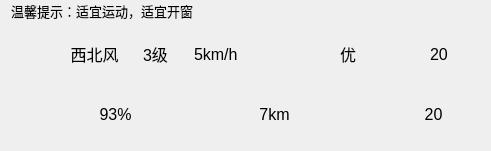
     <widget class="QWidget" name="widget04Tip" native="true">
      <widget class="QWidget" name="layoutWidget">
       <property name="geometry">
        <rect>
         <x>11</x>
         <y>1</y>
         <width>471</width>
         <height>141</height>
        </rect>
       </property>
       <layout class="QVBoxLayout" name="verticalLayout" stretch="1,4,4">
        <item>
         <widget class="QLabel" name="label_tip">
          <property name="text">
           <string>&lt;html&gt;&lt;head/&gt;&lt;body&gt;&lt;p&gt;&lt;span style=&quot; font-size:10pt;&quot;&gt;温馨提示：适宜运动，适宜开窗&lt;/span&gt;&lt;/p&gt;&lt;/body&gt;&lt;/html&gt;</string>
          </property>
         </widget>
        </item>
        <item>
         <layout class="QHBoxLayout" name="horizontalLayout_4">
          <item>
           <layout class="QHBoxLayout" name="horizontalLayout_2">
            <item>
             <widget class="QLabel" name="label_3">
              <property name="minimumSize">
               <size>
                <width>50</width>
                <height>50</height>
               </size>
              </property>
              <property name="maximumSize">
               <size>
                <width>50</width>
                <height>50</height>
               </size>
              </property>
              <property name="text">
               <string/>
              </property>
              <property name="pixmap">
               <pixmap resource="res.qrc">:/res/icons/tip/wind.png</pixmap>
              </property>
              <property name="scaledContents">
               <bool>true</bool>
              </property>
             </widget>
            </item>
            <item>
             <widget class="QLabel" name="label_wind_direction">
              <property name="text">
               <string>&lt;html&gt;&lt;head/&gt;&lt;body&gt;&lt;p align=&quot;center&quot;&gt;&lt;span style=&quot; font-size:12pt;&quot;&gt;西北风&lt;/span&gt;&lt;/p&gt;&lt;/body&gt;&lt;/html&gt;</string>
              </property>
             </widget>
            </item>
            <item>
             <widget class="QLabel" name="label_wind_level">
              <property name="text">
               <string>&lt;html&gt;&lt;head/&gt;&lt;body&gt;&lt;p align=&quot;center&quot;&gt;&lt;span style=&quot; font-size:12pt;&quot;&gt;3级&lt;/span&gt;&lt;/p&gt;&lt;/body&gt;&lt;/html&gt;</string>
              </property>
             </widget>
            </item>
            <item alignment="Qt::AlignmentFlag::AlignHCenter">
             <widget class="QLabel" name="label_wind_speed">
              <property name="text">
               <string>&lt;html&gt;&lt;head/&gt;&lt;body&gt;&lt;p&gt;&lt;span style=&quot; font-size:12pt;&quot;&gt;5km/h&lt;/span&gt;&lt;/p&gt;&lt;/body&gt;&lt;/html&gt;</string>
              </property>
             </widget>
            </item>
           </layout>
          </item>
          <item>
           <layout class="QHBoxLayout" name="horizontalLayout_3">
            <item>
             <widget class="QLabel" name="label_7">
              <property name="minimumSize">
               <size>
                <width>50</width>
                <height>50</height>
               </size>
              </property>
              <property name="maximumSize">
               <size>
                <width>50</width>
                <height>50</height>
               </size>
              </property>
              <property name="text">
               <string/>
              </property>
              <property name="pixmap">
               <pixmap resource="res.qrc">:/res/icons/tip/air.png</pixmap>
              </property>
              <property name="scaledContents">
               <bool>true</bool>
              </property>
             </widget>
            </item>
            <item alignment="Qt::AlignmentFlag::AlignHCenter">
             <widget class="QLabel" name="label_air_level">
              <property name="text">
               <string>&lt;html&gt;&lt;head/&gt;&lt;body&gt;&lt;p&gt;&lt;span style=&quot; font-size:12pt;&quot;&gt;优&lt;/span&gt;&lt;/p&gt;&lt;/body&gt;&lt;/html&gt;</string>
              </property>
             </widget>
            </item>
            <item alignment="Qt::AlignmentFlag::AlignHCenter">
             <widget class="QLabel" name="label_air_value">
              <property name="text">
               <string>&lt;html&gt;&lt;head/&gt;&lt;body&gt;&lt;p&gt;&lt;span style=&quot; font-size:12pt;&quot;&gt;20&lt;/span&gt;&lt;/p&gt;&lt;/body&gt;&lt;/html&gt;</string>
              </property>
             </widget>
            </item>
           </layout>
          </item>
         </layout>
        </item>
        <item>
         <layout class="QHBoxLayout" name="horizontalLayout_10">
          <item>
           <layout class="QHBoxLayout" name="horizontalLayout_6">
            <item>
             <widget class="QLabel" name="label_11">
              <property name="minimumSize">
               <size>
                <width>50</width>
                <height>50</height>
               </size>
              </property>
              <property name="maximumSize">
               <size>
                <width>50</width>
                <height>50</height>
               </size>
              </property>
              <property name="text">
               <string/>
              </property>
              <property name="pixmap">
               <pixmap resource="res.qrc">:/res/icons/tip/humidty.png</pixmap>
              </property>
              <property name="scaledContents">
               <bool>true</bool>
              </property>
             </widget>
            </item>
            <item>
             <widget class="QLabel" name="label_humidity_value">
              <property name="text">
               <string>&lt;html&gt;&lt;head/&gt;&lt;body&gt;&lt;p align=&quot;center&quot;&gt;&lt;span style=&quot; font-size:12pt;&quot;&gt;93%&lt;/span&gt;&lt;/p&gt;&lt;/body&gt;&lt;/html&gt;</string>
              </property>
             </widget>
            </item>
           </layout>
          </item>
          <item>
           <layout class="QHBoxLayout" name="horizontalLayout_7">
            <item>
             <widget class="QLabel" name="label_14">
              <property name="minimumSize">
               <size>
                <width>50</width>
                <height>50</height>
               </size>
              </property>
              <property name="maximumSize">
               <size>
                <width>50</width>
                <height>50</height>
               </size>
              </property>
              <property name="text">
               <string/>
              </property>
              <property name="pixmap">
               <pixmap resource="res.qrc">:/res/icons/tip/vision.png</pixmap>
              </property>
              <property name="scaledContents">
               <bool>true</bool>
              </property>
             </widget>
            </item>
            <item>
             <widget class="QLabel" name="label_vision_value">
              <property name="text">
               <string>&lt;html&gt;&lt;head/&gt;&lt;body&gt;&lt;p align=&quot;center&quot;&gt;&lt;span style=&quot; font-size:12pt;&quot;&gt;7km&lt;/span&gt;&lt;/p&gt;&lt;/body&gt;&lt;/html&gt;</string>
              </property>
             </widget>
            </item>
           </layout>
          </item>
          <item>
           <layout class="QHBoxLayout" name="horizontalLayout_8">
            <item>
             <widget class="QLabel" name="label_17">
              <property name="minimumSize">
               <size>
                <width>50</width>
                <height>50</height>
               </size>
              </property>
              <property name="maximumSize">
               <size>
                <width>50</width>
                <height>50</height>
               </size>
              </property>
              <property name="text">
               <string/>
              </property>
              <property name="pixmap">
               <pixmap resource="res.qrc">:/res/icons/tip/pm25.png</pixmap>
              </property>
              <property name="scaledContents">
               <bool>true</bool>
              </property>
             </widget>
            </item>
            <item>
             <widget class="QLabel" name="label_pm25_value">
              <property name="text">
               <string>&lt;html&gt;&lt;head/&gt;&lt;body&gt;&lt;p align=&quot;center&quot;&gt;&lt;span style=&quot; font-size:12pt;&quot;&gt;20&lt;/span&gt;&lt;/p&gt;&lt;/body&gt;&lt;/html&gt;</string>
              </property>
             </widget>
            </item>
           </layout>
          </item>
         </layout>
        </item>
       </layout>
      </widget>
     </widget>
